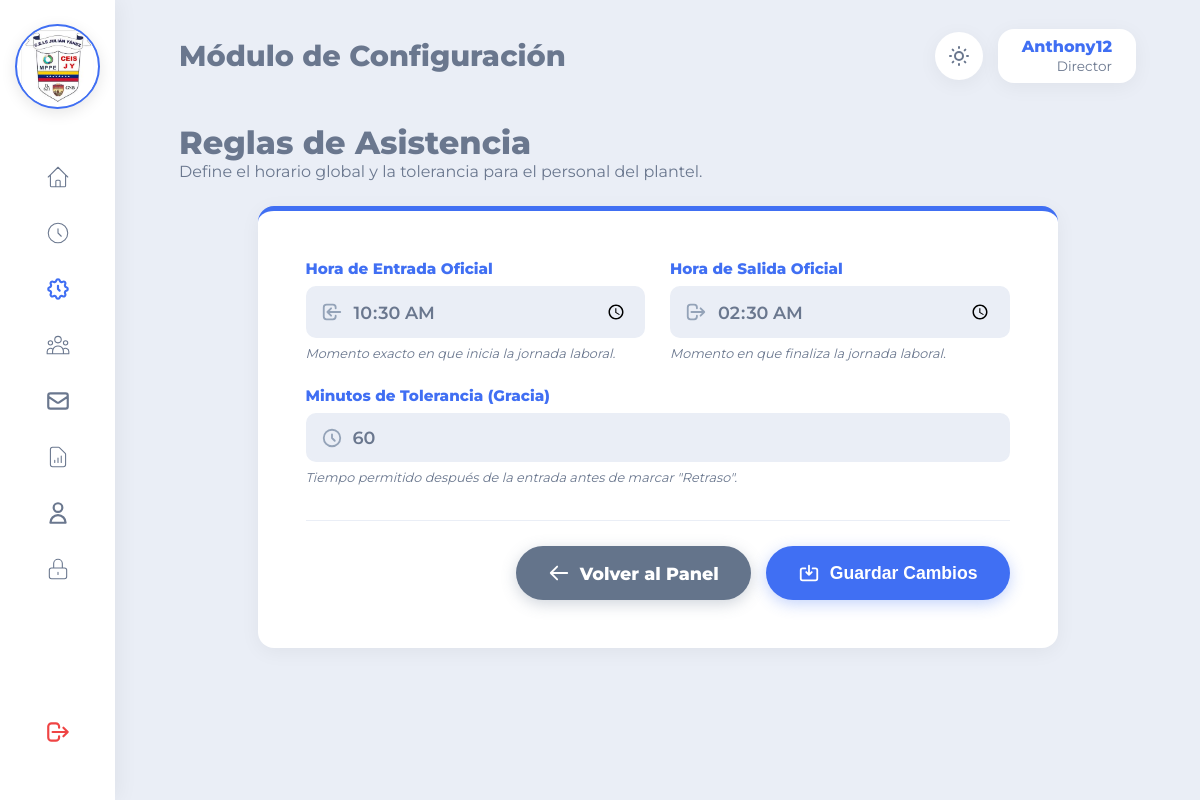
The app's page /vistas/configuracionAsistencia.php (signed in), older data.
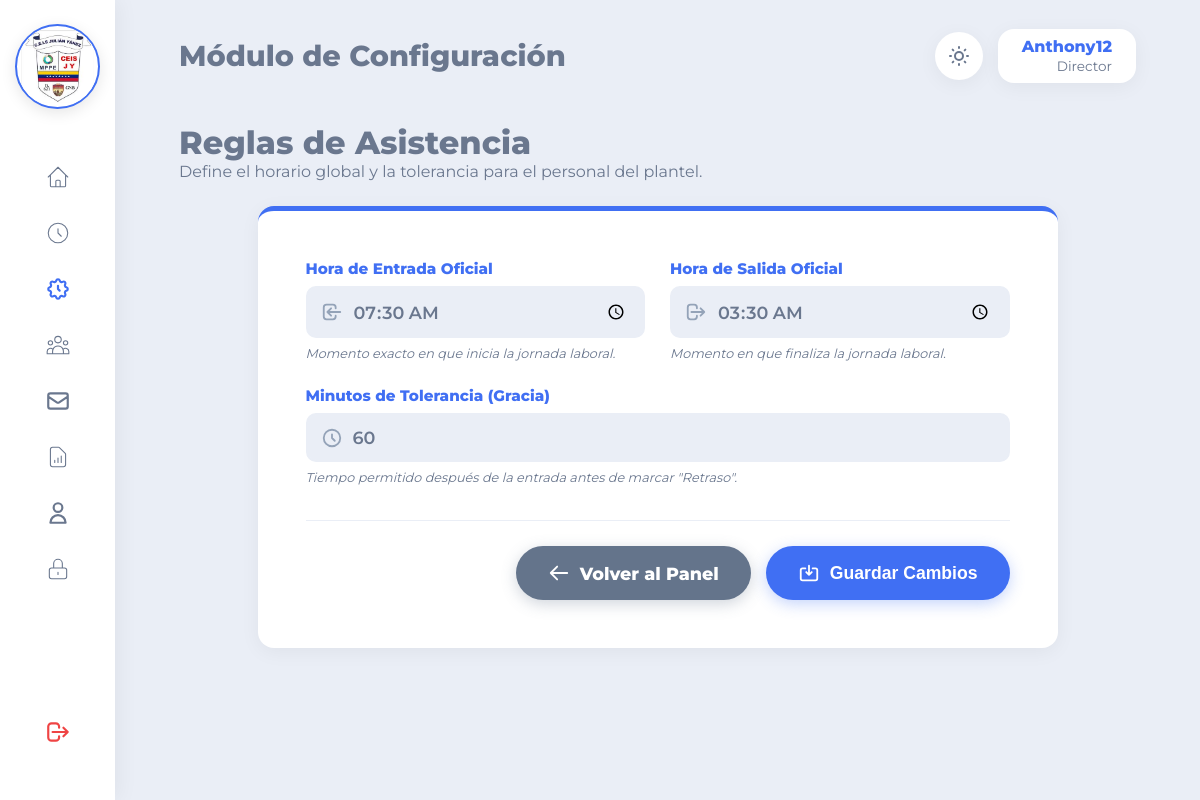
The same page, newer data.
### tables this page shows
CREATE TABLE `configuracion` (
  `id_config` int(11) NOT NULL AUTO_INCREMENT,
  `hora_entrada_general` time NOT NULL DEFAULT '07:00:00',
  `hora_salida_general` time NOT NULL DEFAULT '13:00:00',
  `minutos_tolerancia` int(11) NOT NULL DEFAULT 15,
  PRIMARY KEY (`id_config`)
);

### vistas/ConfiguracionAsistencia.php (the view, shortened to what this page needs)
<?php
require_once '../configuracion/conexion.php';
$nombre = $_SESSION['usuario'];
$rol = $_SESSION['rol'];
try {
    $stmt = $conexion->prepare("SELECT * FROM configuracion WHERE id_config = 1");
    $stmt->execute();
    $config = $stmt->fetch(PDO::FETCH_ASSOC);
} catch (PDOException $e) {
    $config = ['hora_entrada_general' => '07:00', 'hora_salida_general' => '13:00', 'minutos_tolerancia' => 15];
}
?>
<!DOCTYPE html>
<html lang="es" data-theme="light">
<head>
    <link rel="stylesheet" href="../recursos/css/principal.css?v=<?php echo time(); ?>">
</head>
<body>
   <?php $pagina_activa = 'configuracion'; require_once 'componentes/sidebar.php'; ?>
    <div class="contenedor-principal">
        <?php $titulo_pagina = 'Módulo de Configuración'; require_once 'componentes/topbar.php'; ?>
        <main class="contenido">
            <h1>Reglas de Asistencia</h1>
            <p style="margin-block-end: 25px;">Define el horario global y la tolerancia para el personal del plantel.</p>
            <div class="tarjeta-formulario-config">
                <form action="../controladores/ControladorConfiguracion.php" method="POST">
                    <div class="grid-formulario">
                        <div class="grupo-input">
                            <label>Hora de Entrada Oficial</label>
                            <div class="input-con-icono">
                                <svg xmlns="http://www.w3.org/2000/svg" fill="none" viewBox="0 0 24 24" stroke="currentColor"><path stroke-linecap="round" stroke-linejoin="round" stroke-width="2" d="M11 16l-4-4m0 0l4-4m-4 4h14m-5 4v1a3 3 0 01-3 3H6a3 3 0 01-3-3V7a3 3 0 013-3h7a3 3 0 013 3v1" /></svg>
                                <input type="time" name="hora_entrada" value="<?php echo date('H:i', strtotime($config['hora_entrada_general'])); ?>" required>
                            </div>
                            <small>Momento exacto en que inicia la jornada laboral.</small>
                        </div>
                        <div class="grupo-input">
                            <label>Hora de Salida Oficial</label>
                            <div class="input-con-icono">
                                <svg xmlns="http://www.w3.org/2000/svg" fill="none" viewBox="0 0 24 24" stroke="currentColor"><path stroke-linecap="round" stroke-linejoin="round" stroke-width="2" d="M17 16l4-4m0 0l-4-4m4 4H7m6 4v1a3 3 0 01-3 3H6a3 3 0 01-3-3V7a3 3 0 013-3h4a3 3 0 013 3v1" /></svg>
                                <input type="time" name="hora_salida" value="<?php echo date('H:i', strtotime($config['hora_salida_general'])); ?>" required>
                            </div>
                            <small>Momento en que finaliza la jornada laboral.</small>
                        </div>
                        <div class="grupo-input campo-completo">
                            <label>Minutos de Tolerancia (Gracia)</label>
                            <div class="input-con-icono">
                                <svg xmlns="http://www.w3.org/2000/svg" fill="none" viewBox="0 0 24 24" stroke="currentColor"><path stroke-linecap="round" stroke-linejoin="round" stroke-width="2" d="M12 8v4l3 3m6-3a9 9 0 11-18 0 9 9 0 0118 0z" /></svg>
                                <input type="number" name="minutos_tolerancia" value="<?php echo $config['minutos_tolerancia']; ?>" min="0" max="120" required>
                            </div>
                            <small>Tiempo permitido después de la entrada antes de marcar "Retraso".</small>
                        </div>
                    </div>
                    <div class="botones-accion-formulario">
                        <a href="principal.php" class="btn-cancelar">
                            <svg xmlns="http://www.w3.org/2000/svg" fill="none" viewBox="0 0 24 24" stroke="currentColor"><path stroke-linecap="round" stroke-linejoin="round" stroke-width="2" d="M10 19l-7-7m0 0l7-7m-7 7h18" /></svg>
                            Volver al Panel
                        </a>
                        <button type="submit" class="btn-guardar">
                            <svg xmlns="http://www.w3.org/2000/svg" fill="none" viewBox="0 0 24 24" stroke="currentColor"><path stroke-linecap="round" stroke-linejoin="round" stroke-width="2" d="M8 7H5a2 2 0 00-2 2v9a2 2 0 002 2h14a2 2 0 002-2V9a2 2 0 00-2-2h-3m-1 4l-3 3m0 0l-3-3m3 3V4" /></svg>
                            Guardar Cambios
                        </button>
                    </div>
                </form>
            </div>
        </main>
    </div>
</body>
</html>

### vistas/componentes/sidebar.php (shortened to what this page needs)
<nav class="barra-lateral" role="navigation" aria-label="Menú principal">
    <div class="logo-sidebar">
        <div class="contenedor-logo-neon">
            <img src="../recursos/img/logo_ceis.jpg" alt="Escudo CEIS Julian Yánez" class="img-escudo-neon">
        </div>
    </div>
    <ul class="menu-navegacion">
        <li class="menu-item">
            <a href="principal.php" class="enlace-menu" aria-label="Inicio" style="<?php echo (isset($pagina_activa) && $pagina_activa == 'inicio') ? 'color: var(--primary-color);' : ''; ?>">
                <svg xmlns="http://www.w3.org/2000/svg" fill="none" viewBox="0 0 24 24" stroke="currentColor">
                    <path stroke-linecap="round" stroke-linejoin="round" d="M3 12l2-2m0 0l7-7 7 7M5 10v10a1 1 0 001 1h3m10-11l2 2m-2-2v10a1 1 0 01-1 1h-3m-6 0a1 1 0 001-1v-4a1 1 0 011-1h2a1 1 0 011 1v4a1 1 0 001 1m-6 0h6" />
                </svg>
            </a>
        </li>
        <li class="menu-item">
            <a href="../vistas/asistencia.php" class="enlace-menu" aria-label="Control de Asistencia" style="<?php echo (isset($pagina_activa) && $pagina_activa == 'asistencia') ? 'color: var(--primary-color);' : ''; ?>">
                <svg xmlns="http://www.w3.org/2000/svg" fill="none" viewBox="0 0 24 24" stroke="currentColor">
                    <path stroke-linecap="round" stroke-linejoin="round" d="M12 8v4l3 3m6-3a9 9 0 11-18 0 9 9 0 0118 0z" />
                </svg>
            </a>
        </li>
        <?php if($_SESSION['id_rol'] == 1 || $_SESSION['id_rol'] == 2): ?>
        <li class="menu-item">
            <a href="../vistas/ConfiguracionAsistencia.php" class="enlace-menu" aria-label="Configuración de asistencia" style="<?php echo (isset($pagina_activa) && $pagina_activa == 'configuracion') ? 'color: var(--primary-color);' : ''; ?>">
            </a>
        </li>
        <?php endif; ?>
        <?php if($_SESSION['id_rol'] == 1): ?>
        <li class="menu-item">
            <a href="../vistas/personal.php" class="enlace-menu" aria-label="Gestión de Personal" style="<?php echo (isset($pagina_activa) && $pagina_activa == 'personal') ? 'color: var(--primary-color);' : ''; ?>">
            </a>
        </li>
        <?php endif; ?>
        <?php if($_SESSION['id_rol'] == 1 || $_SESSION['id_rol'] == 2): ?>
        <li class="menu-item">
            <a href="../vistas/justificaciones.php" class="enlace-menu" aria-label="Bandeja de Justificaciones" style="<?php echo (isset($pagina_activa) && $pagina_activa == 'justificaciones') ? 'color: var(--primary-color);' : ''; ?>">
                <svg xmlns="http://www.w3.org/2000/svg" fill="none" viewBox="0 0 24 24" stroke="currentColor">
                    <path stroke-linecap="round" stroke-linejoin="round" stroke-width="2" d="M3 8l7.89 5.26a2 2 0 002.22 0L21 8M5 19h14a2 2 0 002-2V7a2 2 0 00-2-2H5a2 2 0 00-2 2v10a2 2 0 002 2z" />
                </svg>
            </a>
        </li>
        <?php endif; ?>
        <li class="menu-item"><a href="../vistas/reportes.php" class="enlace-menu" aria-label="Reportes" style="<?php echo (isset($pagina_activa) && $pagina_activa == 'reportes') ? 'color: var(--primary-color);' : ''; ?>">
            <svg xmlns="http://www.w3.org/2000/svg" fill="none" viewBox="0 0 24 24" stroke="currentColor">
                <path stroke-linecap="round" stroke-linejoin="round" d="M9 17v-2m3 2v-4m3 4v-6m2 10H7a2 2 0 01-2-2V5a2 2 0 012-2h5.586a1 1 0 01.707.293l5.414 5.414a1 1 0 01.293.707V19a2 2 0 01-2 2z" />
            </svg><span>Reportes</span></a>
        </li>
        <li class="menu-item">
            <a href="../vistas/perfil.php" class="enlace-menu" aria-label="Mi Perfil" style="<?php echo (isset($pagina_activa) && $pagina_activa == 'perfil') ? 'color: var(--primary-color);' : ''; ?>">
                <svg xmlns="http://www.w3.org/2000/svg" fill="none" viewBox="0 0 24 24" stroke="currentColor">
                    <path stroke-linecap="round" stroke-linejoin="round" stroke-width="2" d="M16 7a4 4 0 11-8 0 4 4 0 018 0zM12 14a7 7 0 00-7 7h14a7 7 0 00-7-7z" />
                </svg>
            </a>
        </li>
        <?php if($_SESSION['id_rol'] == 1): ?>
        <li class="menu-item">
            <a href="../vistas/seguridad.php" class="enlace-menu" aria-label="Seguridad" style="<?php echo (isset($pagina_activa) && $pagina_activa == 'seguridad') ? 'color: var(--primary-color);' : ''; ?>">
                <svg xmlns="http://www.w3.org/2000/svg" fill="none" viewBox="0 0 24 24" stroke="currentColor">
                    <path stroke-linecap="round" stroke-linejoin="round" d="M12 15v2m-6 4h12a2 2 0 002-2v-6a2 2 0 00-2-2H6a2 2 0 00-2 2v6a2 2 0 002 2zm10-10V7a4 4 0 00-8 0v4h8z" />
                </svg>
            </a>
        </li>
        <?php endif; ?>
        <li class="menu-item item-salir">
            <a href="../controladores/cerrar_sesion.php" class="enlace-menu" aria-label="Cerrar Sesión" style="color: #ef4444;">
                <svg xmlns="http://www.w3.org/2000/svg" fill="none" viewBox="0 0 24 24" stroke="currentColor">
                    <path stroke-linecap="round" stroke-linejoin="round" stroke-width="2" d="M17 16l4-4m0 0l-4-4m4 4H7m6 4v1a3 3 0 01-3 3H6a3 3 0 01-3-3V7a3 3 0 013-3h4a3 3 0 013 3v1" />
                </svg>
            </a>
        </li>
    </ul>
</nav>

### vistas/componentes/topbar.php (shortened to what this page needs)
<header class="barra-superior">
    <h3><?php echo isset($titulo_pagina) ? $titulo_pagina : 'CEIS Julian Yánez'; ?></h3>
    <div class="acciones-superior">
        <button class="btn-tema-top" id="btnCambiarTema" aria-label="Cambiar Tema">
        </button>
        <div class="usuario-info">
            <h4><?php echo htmlspecialchars($nombre); ?></h4>
            <span><?php echo $rol; ?></span>
        </div>
    </div>
</header>

Row changes from the older to the newer data that the page shows:
changed configuracion: hora_entrada "10:30" → "07:30"; hora_salida "02:30" → "03:30"
